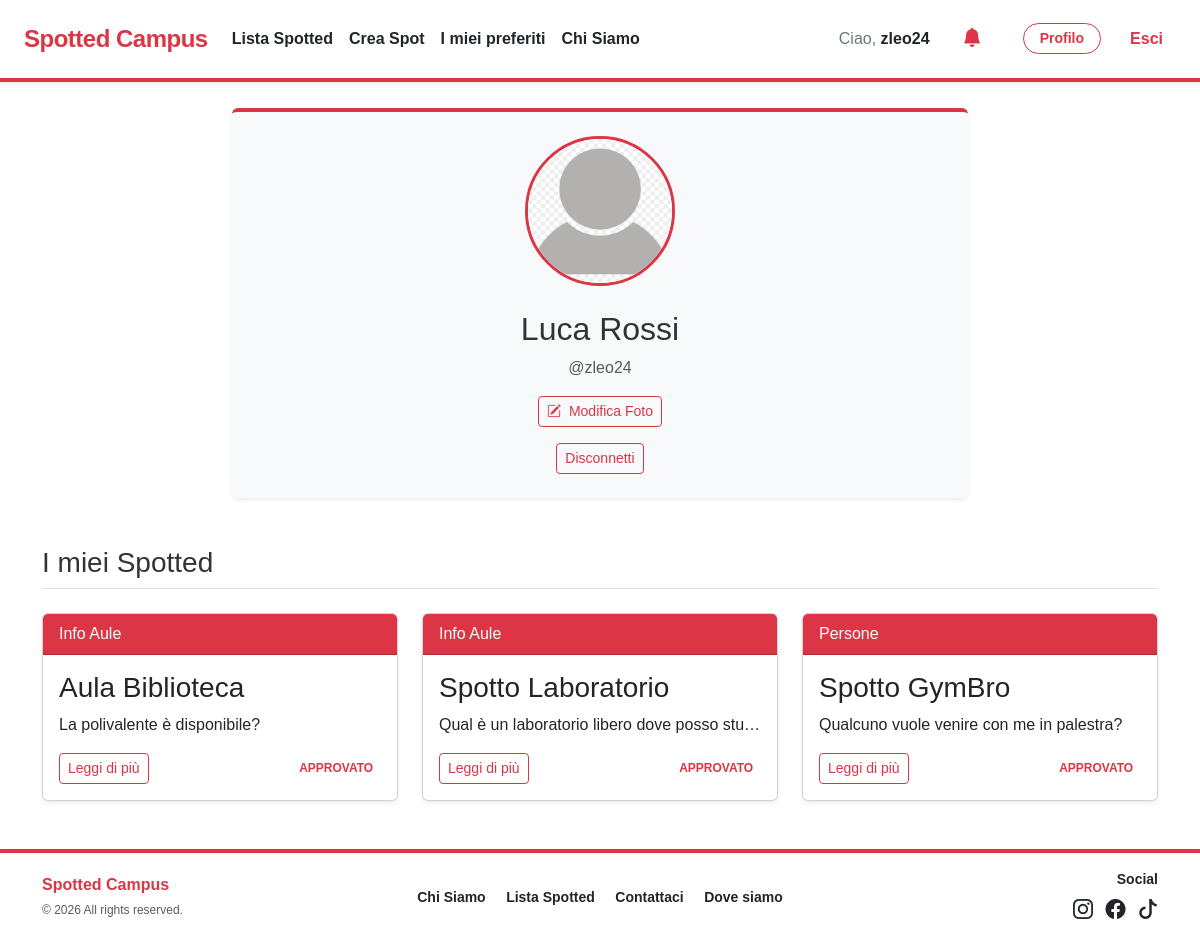
Page /profilo.php (signed in) on the committed database.
### tables this page shows
CREATE TABLE UTENTI (
    username VARCHAR(100) PRIMARY KEY,
    nome VARCHAR(100) NOT NULL,
    cognome VARCHAR(100) NOT NULL,
    password VARCHAR(255) NOT NULL,
    stato ENUM('attivo', 'bloccato') DEFAULT 'attivo',
    idTipo INT NOT NULL, 
    fotoProfilo VARCHAR(255) DEFAULT 'default.png',

    FOREIGN KEY (idTipo) REFERENCES TIPI_UTENTI(idTipo) ON DELETE CASCADE
);

CREATE TABLE SPOT (
    idSpot INT AUTO_INCREMENT PRIMARY KEY,
    titolo VARCHAR(255) NOT NULL,
    testo TEXT NOT NULL,
    dataInserimento DATETIME DEFAULT CURRENT_TIMESTAMP,
    stato ENUM('in_attesa', 'approvato', 'rifiutato') DEFAULT 'in_attesa',
    isAnonymous BOOLEAN DEFAULT 0,
    idCategoria INT NOT NULL,
    idSottoCategoria INT,
    usernameUtente VARCHAR(100),
    usernameAdminApprovato VARCHAR(100) NULL, 
    dataApprovazione DATETIME NULL,

    FOREIGN KEY (idCategoria) REFERENCES CATEGORIE(idCategoria),
    FOREIGN KEY (idSottoCategoria) REFERENCES SOTTOCATEGORIE(idSottoCategoria) ON DELETE SET NULL,
    FOREIGN KEY (usernameUtente) REFERENCES UTENTI(username) ON DELETE SET NULL,
    FOREIGN KEY (usernameAdminApprovato) REFERENCES UTENTI(username) ON DELETE SET NULL
);

CREATE TABLE CATEGORIE (
    idCategoria INT AUTO_INCREMENT PRIMARY KEY,
    nome VARCHAR(100) UNIQUE NOT NULL
);

### profilo.php (called while the page is built, shortened)
<?php
require_once 'bootstrap.php';
$userLogged = $_SESSION["username"];
$userToShow = isset($_GET["user"]) ? $_GET["user"] : $userLogged;
$utente = $dbh->getUserInfo($userToShow);
$templateParams["utente"] = $utente;
$templateParams["isAdminProfile"] = ($utente["idTipo"] == 1);
$templateParams["spots"] = $templateParams["isAdminProfile"] ? [] : $dbh->getSpotsByUsername($userToShow);
$templateParams["isMine"] = ($userLogged == $userToShow);
$templateParams["titolo"] = "Spotted - Profilo di " . htmlspecialchars($utente["username"]);
$templateParams["nome"] = "template/profilo-page.php";
require 'template/base.php';
?>

### db/database.php (called while the page is built, shortened)
<?php
class DatabaseHelper
{
    private $db;
    public function __construct($servername, $username, $password, $dbname, $port)
    {
        $this->db = new mysqli($servername, $username, $password, $dbname, $port);
    }
    public function getUserInfo($username)
    {
        $stmt = $this->db->prepare("SELECT nome, cognome, username, idTipo, fotoProfilo FROM UTENTI WHERE username = ?");
        $stmt->bind_param('s', $username);
        $stmt->execute();
        return $stmt->get_result()->fetch_assoc();
    }
    public function getSpotsByUsername($username)
    {
        $query = "SELECT S.*, C.nome AS nomeCategoria
                  FROM SPOT S
                  JOIN CATEGORIE C ON S.idCategoria = C.idCategoria
                  WHERE S.usernameUtente = ?
                  ORDER BY S.dataInserimento DESC";
        $stmt = $this->db->prepare($query);
        $stmt->bind_param('s', $username);
        $stmt->execute();
        return $stmt->get_result()->fetch_all(MYSQLI_ASSOC);
    }
}

### bootstrap.php (called while the page is built, shortened)
<?php
require_once("db/database.php");
$dbh = new DatabaseHelper("localhost", "root", "", "spotted", 3306);
?>

### template/profilo-page.php (the view, shortened to what this page needs)
<section class="container mt-5">
    <div class="row mb-5 justify-content-center">
        <div class="col-md-8 text-center">
            <div class="p-4 bg-light rounded shadow-sm border-top border-danger border-4">
                <?php
                $imgProfile = !empty($templateParams["utente"]["fotoProfilo"]) ? "upload/" . $templateParams["utente"]["fotoProfilo"] : "upload/default.png";
                ?>
                <img src="<?php echo htmlspecialchars($imgProfile); ?>" alt="Foto profilo di <?php echo htmlspecialchars($templateParams["utente"]["username"]); ?>" class="profile-img mb-3">
                <h2 class="mt-2 text-wrap text-break">
                    <?php echo htmlspecialchars($templateParams["utente"]["nome"] . " " . htmlspecialchars($templateParams["utente"]["cognome"])); ?>
                </h2>
                <p class="text-muted">@<?php echo htmlspecialchars($templateParams["utente"]["username"]); ?></p>
                <?php if ($templateParams["isMine"]): ?>
                    <form action="upload-profile-pic.php" method="post" enctype="multipart/form-data" id="profileForm" class="mb-3">
                        <button type="button" class="btn btn-outline-danger btn-sm" id="btnChangePhoto">
                            <span class="bi bi-pencil-square me-1" aria-hidden="true"></span> Modifica Foto
                        </button>
                    </form>
                <?php endif; ?>
                <?php if ($templateParams["isMine"]): ?>
                    <div class="mt-2">
                        <a href="logout.php" class="btn btn-outline-danger btn-sm">Disconnetti</a>
                    </div>
                <?php endif; ?>
            </div>
        </div>
    </div>
    <?php if (!$templateParams["isAdminProfile"]): ?>
        <div class="row g-4">
            <div class="col-12 mb-3">
                <h3 class="border-bottom pb-2">I miei Spotted</h3>
            </div>
        </div>
        <?php if (count($templateParams["spots"]) > 0): ?>
            <div class="row g-4">
                <?php foreach ($templateParams["spots"] as $spot): ?>
                    <div class="col-md-6 col-lg-4">
                        <article class="card h-100 shadow-sm card-spot">
                            <div class="card-header bg-danger text-white">
                                <span><?php echo htmlspecialchars($spot["nomeCategoria"]); ?></span>
                            </div>
                            <div class="card-body">
                                <h3 class="card-title"><?php echo htmlspecialchars($spot["titolo"]); ?></h3>
                                <p class="card-text text-truncate"><?php echo htmlspecialchars($spot["testo"]); ?></p>
                                <div class="d-flex justify-content-between mt-3">
                                    <a href="dettaglio-spot.php?id=<?php echo $spot["idSpot"]; ?>"
                                        class="btn btn-sm btn-outline-danger"
                                        aria-label="Leggi lo spot: <?php echo htmlspecialchars($spot["titolo"]); ?>">Leggi di più</a>
                                    <?php if ($templateParams["isMine"]): ?>
                                        <span class="badge border-danger text-danger d-flex justify-content-center align-items-center"><?php echo strtoupper($spot["stato"]); ?></span>
                                    <?php endif; ?>
                                </div>
                            </div>
                        </article>
                    </div>
                <?php endforeach; ?>
            </div>
        <?php else: ?>
            <div class="text-center mt-4">
                <p class="text-muted">Nessuno spot pubblicato.</p>
            </div>
        <?php endif; ?>
    <?php endif; ?>
</section>

### css/style.css (style rules this page uses)
body { font-family: 'Outfit', sans-serif; background-color: #ffffff; color: #333; margin: 0; }
.profile-img { width: 150px; height: 150px; object-fit: cover; border-radius: 50%; border: 3px solid #dc3545; }
article.card.card-spot { transition: all 0.3s !important; }

### rows in the picture
utenti: fotoProfilo (placeholder picture), nome+cognome "Luca Rossi", username "zleo24"
spot: idCategoria.nome "Info Aule", titolo "Aula Biblioteca", testo "La polivalente è disponibile?", stato "APPROVATO"
spot: idCategoria.nome "Info Aule", titolo "Spotto Laboratorio", testo "Qual è un laboratorio libero dove posso stu…", stato "APPROVATO"
spot: idCategoria.nome "Persone", titolo "Spotto GymBro", testo "Qualcuno vuole venire con me in palestra?", stato "APPROVATO"

### other values in the picture
$_SESSION["username"] "zleo24"
